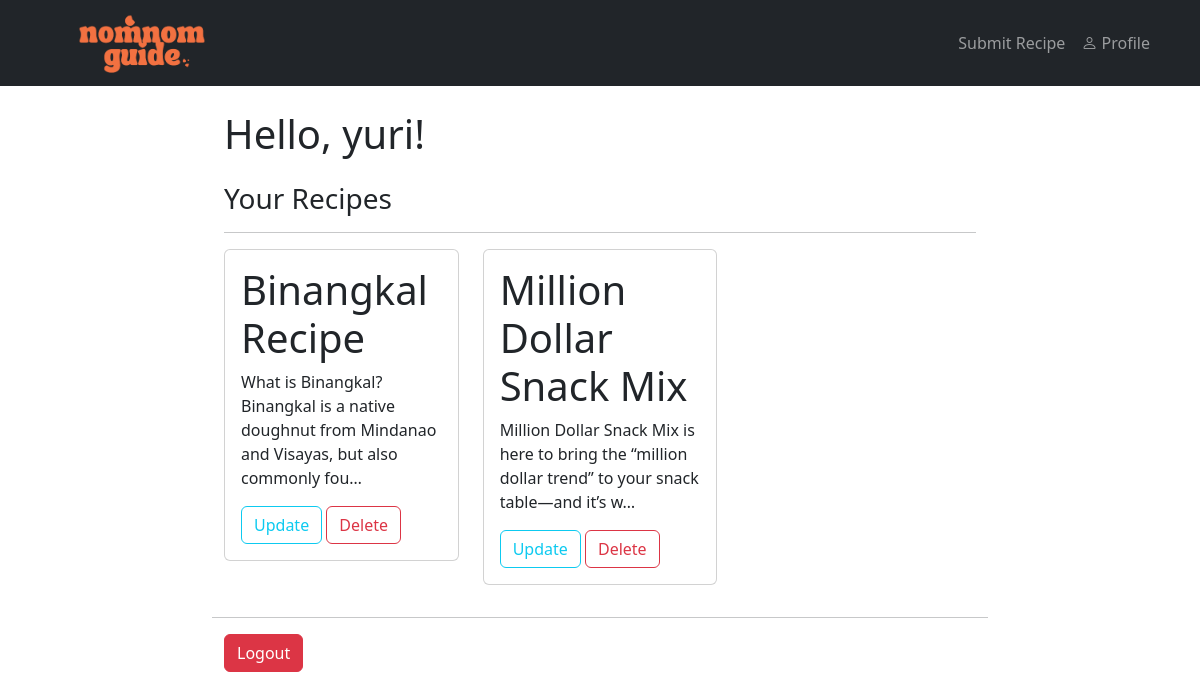
/profile/ (signed in), run on an earlier commit of the app's database.
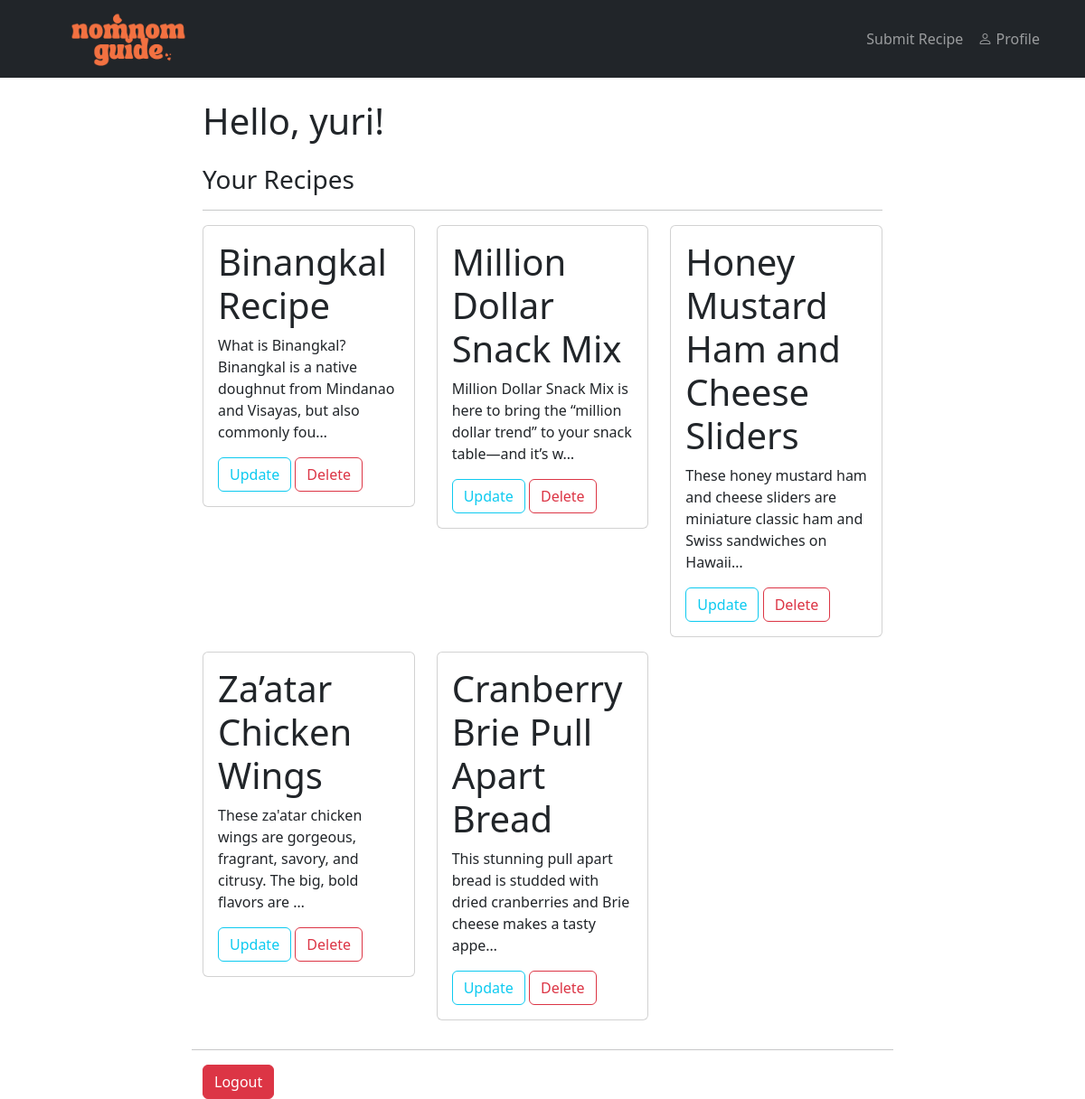
And on a later commit of the database.
### recipes/models.py (models this page shows, shortened)
class Recipe(models.Model):
  title = models.CharField(max_length=100)
  description = models.TextField()
  ingredients = models.TextField()
  instructions = models.TextField()
  image = models.ImageField(upload_to='recipe_images/', null=True, blank=True)
  author = models.ForeignKey(User, on_delete=models.CASCADE)
  created_at = models.DateTimeField(auto_now_add=True)
  updated_at = models.DateTimeField(auto_now=True)
  upvotes = models.ManyToManyField(User, related_name='upvoted_recipes', blank=True)
  downvotes = models.ManyToManyField(User, related_name='downvoted_recipes', blank=True)

### users/views.py (the view)
# urls.py: path('profile/', user_views.profile, name="user-profile")
@login_required()
def profile(request):
  recipes = Recipe.objects.filter(author=request.user)
  return render(request, 'users/profile.html', {"recipes": recipes})

### users/templates/users/profile.html (shortened to what this page needs)
{% extends "recipes/base.html" %}
{% load crispy_forms_tags %}
{% block content %}
<div class="container">
  <h1>Hello, {{ user.username }}!</h1>
</div>
<div class="container">
  <h3 class="pt-3">Your Recipes</h3>
  <hr>
  {% if recipes.exists %}
    <div class="row">
      {% for recipe in recipes %}
      <div class="col-md-4 mb-3">
        <div class="card">
          <div class="card-body">
            <h5 class="card-title">
              <a class="text-decoration-none text-reset fs-1" href="{% url 'recipes-detail' recipe.pk %}">{{ recipe.title }}</a>
            </h5>
            <p class="card-text">{{ recipe.description|truncatechars:100 }}</p>
            {% if recipe.author == user or user.is_staff %}
              <a class="btn btn-outline-info" href="{% url 'recipes-update' recipe.id %}">Update</a>
              <a class="btn btn-outline-danger" href="{% url 'recipes-delete' recipe.id %}">Delete</a>
            {% endif %}
          </div>
        </div>
      </div>
      {% endfor %}
    </div>
  {% else %}
    <p class="text-muted">You have no recipes. <a href="{% url 'recipes-create' %}">Create one now!</a></p>
  {% endif %}
</div>
<hr>
<div class="container mt-3">
  <form method="POST" action="{% url 'user-logout' %}">
    <button type="submit" class="btn btn-danger">Logout</button>
  </form>
</div>
{% endblock content %}

What changed in the data, as far as the page shows it:
added Recipe: title "Honey Mustard Ham and Cheese Sliders", description "These honey mustard ham and cheese sliders are miniature classic ham and Swiss sandwiches on Hawaii…", shows "Update"
added Recipe: title "Za’atar Chicken Wings", description "These za'atar chicken wings are gorgeous, fragrant, savory, and citrusy. The big, bold flavors are …", shows "Update"
added Recipe: title "Cranberry Brie Pull Apart Bread", description "This stunning pull apart bread is studded with dried cranberries and Brie cheese makes a tasty appe…", shows "Update"
